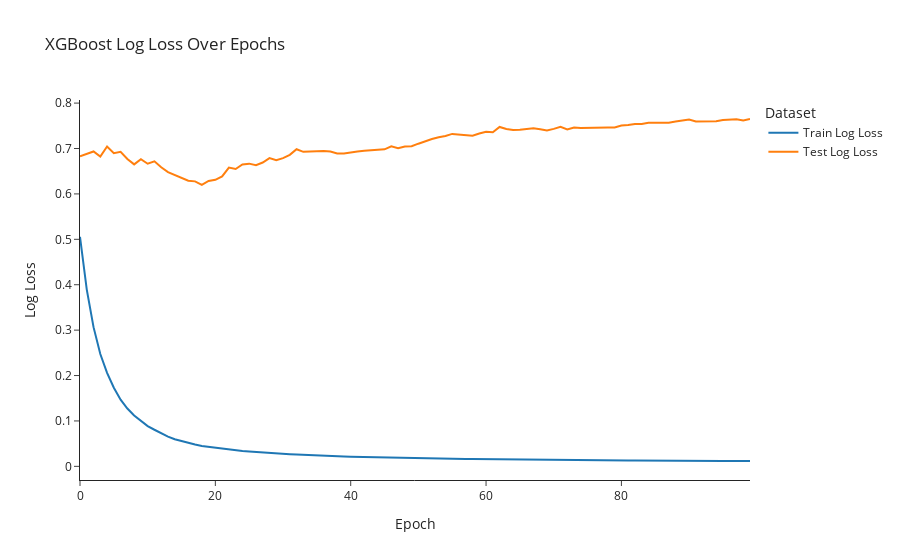
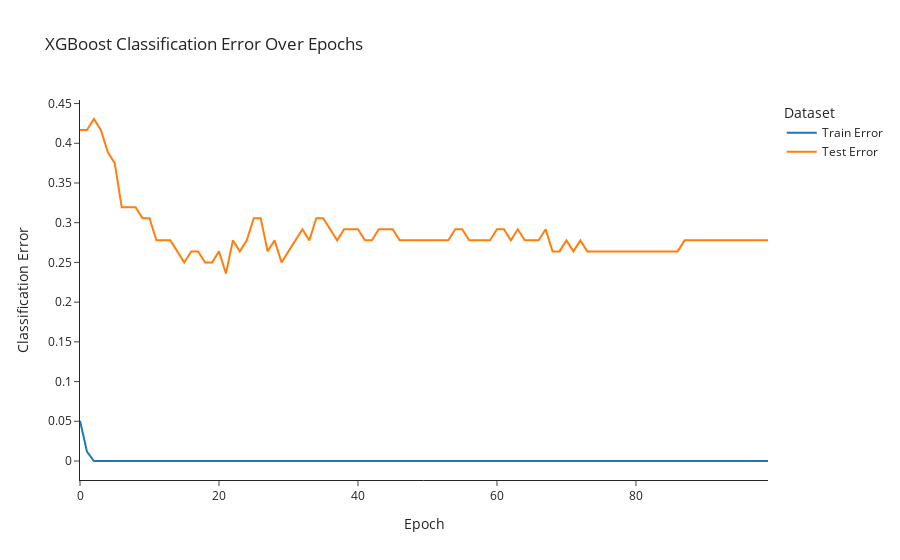

Here is the notebook cell these charts were saved with, in order:
### Code cell
# Definir el modelo XGBoost
xgb_model = XGBClassifier(learning_rate=0.3, max_depth=6, eval_metric=["error", "logloss"])

# Data preprocessing pipeline
my_pipeline = Pipeline(steps=[('preprocessor', preprocessor)])

# Transformar los datos
X_train_trans = my_pipeline.fit_transform(X_train)
X_test_trans = my_pipeline.transform(X_test)

# Entrenar el modelo XGBoost usando eval_set para las métricas de entrenamiento y prueba
eval_set = [(X_train_trans, y_train), (X_test_trans, y_test)]
xgb_model.fit(
    X_train_trans, y_train,
    eval_set=eval_set,
    verbose=False
)

# Visualizar el entrenamiento
plot_training(xgb_model, X_test_trans, y_test)
